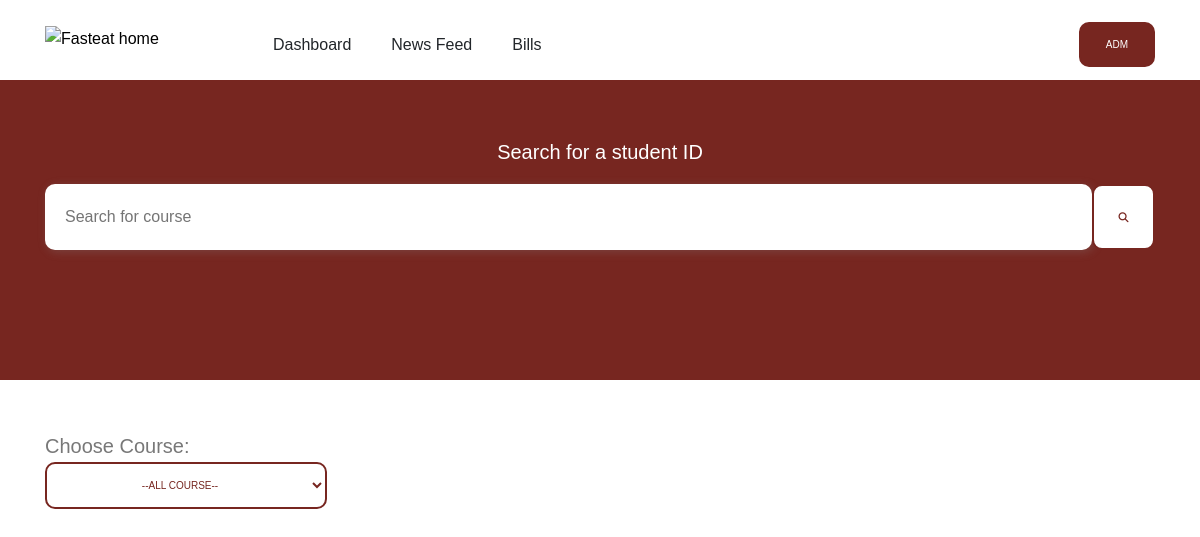
Before: /level300 with the older database file.
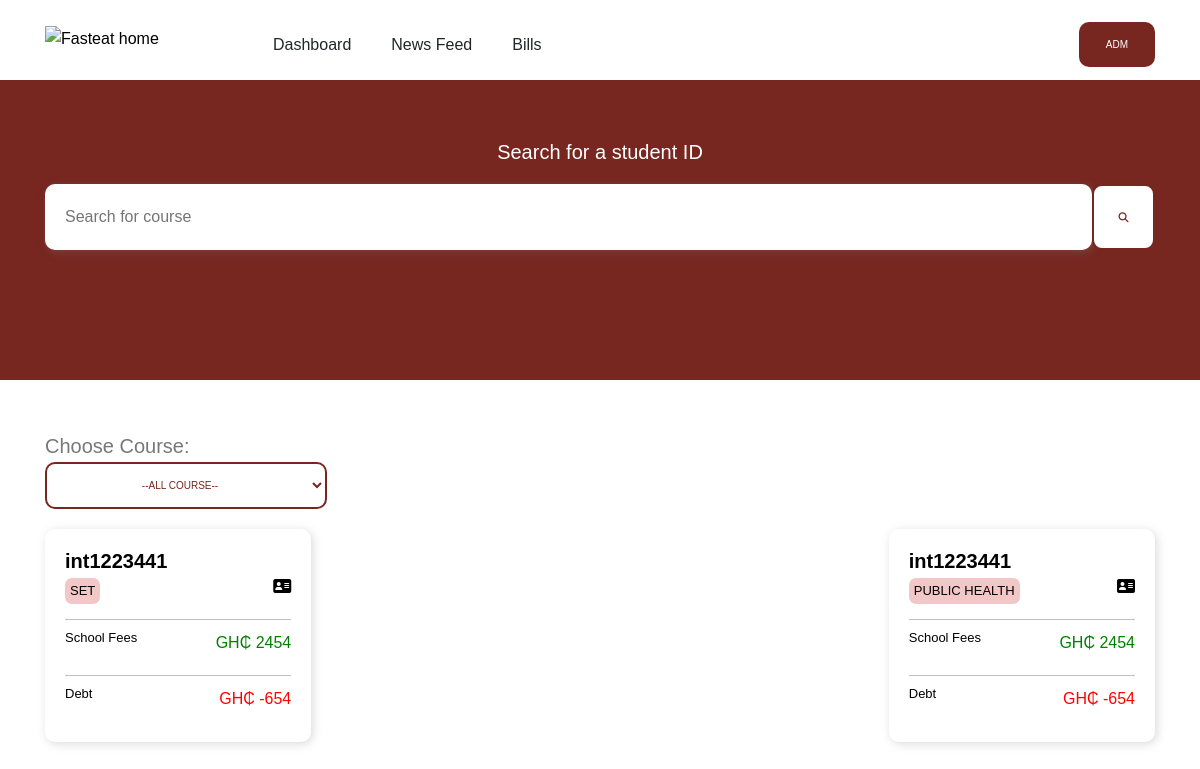
After: the same page with the newer database file.
### app.py (models this page shows, shortened)
class Student(db.Model,UserMixin):
    id= db.Column(db.Integer, primary_key=True)
    schools= db.Column(db.String()  )
    year= db.Column(db.String()  )
    fees= db.Column(db.String()  )
    arrears= db.Column(db.String()  )
    index= db.Column(db.String()  )
    guardian= db.Column(db.String()  )

### app.py (the view)
@app.route('/level300', methods=['GET', 'POST'])
def level300():
    hundred = Student.query.filter_by(year='300').all()
    return render_template('level300.html', hundred=hundred)

### forms.py
class Search(FlaskForm):
    searched = StringField('Searched', validators=[DataRequired()])
    submit = SubmitField('Search')

### app.py (called while the page is built)
@app.context_processor
def base():
    form=Search()
    return dict(form=form)

### templates/level300.html (shortened to what this page needs)
<!DOCTYPE html>
<html lang="en">
<head>
  <link rel="stylesheet" href="https://cdn.jsdelivr.net/npm/@xz/fonts@1/serve/plus-jakarta-display.min.css">
  <link href="https://cdn.jsdelivr.net/npm/bootstrap@5.0.0-beta1/dist/css/bootstrap.min.css" rel="stylesheet">
  <link rel="stylesheet" href="static/assets/css/style.css">
</head>
<body>
  <header class="header" data-header>
    <div class="container">
      <a href="#" class="logo">
        <img src="https://www.central.edu.gh/static/img/Central-Uni-logo.png" width="148" height="38" alt="Fasteat home">
      </a>
      <nav class="navbar" data-navbar>
        <ul class="navbar-list">
          <li class="navbar-item">
            <a href="/" class="navbar-link" data-nav-link>Dashboard</a>
          </li>
          <li class="navbar-item active">
            <a href="/news" class="navbar-link" data-nav-link>News Feed</a>
          </li>
          <li class="navbar-item">
            <a href="/bill" class="navbar-link" data-nav-link>Bills</a>
          </li>
        </ul>
      </nav>
      <div class="header-action">
        <a href="/newdash" class="btn btn-primary has-after mb-3">ADM</a>
      </div>
    </div>
  </header>
  <main>
    <div class="containe" style="margin-top:80px; background-color:#772620; height:300px; padding:20px;">
      <div class="container">
        <h6 style="font-size:20px; text-align:center; color:#fff; margin-bottom:20px; margin-top:40px;">Search for a student ID</h6>
        <form class="d-flex" role="search" method='POST' action='{{url_for('search')}}' style="margin-top:20px;">
          <input class="input-field my-0 my-lg-0 mt-1 space" type="search" name='searched' placeholder="Search for course" aria-label="Search">
          <button class="btn btn-secondary has-after" type="submit"> <i class="fa fa-search" aria-hidden="true"></i> </button>
        </form>
      </div>
    </div>
    <div class="container">
        <span class="" style="font-size:20px; margin-top:50px;">
          Choose Course:
        </span>
        <select id="schoolFilter" class="btn btn-secondary"  style="padding:15px; margin-bottom:20px;">
          <option value="all">--All Course--</option>
        </select>
        <div class="row" style="justify-content: space-between;">
          {% for user in hundred %}
          <div class="col-md-3 col-12 department-item" data-school="{{ user.schools }}" style="border-radius:10px;">
            <a style="text-decoration: none;" href="">
              <div class="card space" style="margin-bottom: 3vh; border-radius:10px; padding: 10px;">
                <div style="background-color:#fff; border-radius:10px; padding: 10px;">
                  <h6 style="color: black; font-size:20px;"><b>{{ user.index }}</b></h6>
                  <div style="display: flex; justify-content: space-between;">
                    <h6 style="font-size: small; color: black; background-color:#f1c7c7; padding:5px; border-radius:7px;">{{ user.schools }}</h6>
                    <i class="fa fa-address-card" aria-hidden="true"></i>
                  </div>
                  <hr>
                  <div style="display: flex; justify-content: space-between;">
                    <h6 style="font-size: small; color: black;">School Fees</h6>
                    <p style="color:green;">GH₵ {{ user.fees }}</p>
                  </div>
                  <hr>
                  <div style="display: flex; justify-content: space-between;">
                    <h6 style="font-size: small; color: black;">Debt</h6>
                    <p style="color:red;">GH₵ -{{ user.arrears }}</p>
                  </div>
                </div>
              </div>
            </a>
          </div>
          {% endfor %}
        </div>
      </div>
  </main>
</body>
</html>

Changed rows visible on the page:
added Student: index "int1223441", schools "SET", fees "2454", arrears "654"
added Student: index "int1223441", schools "PUBLIC HEALTH", fees "2454", arrears "654"
